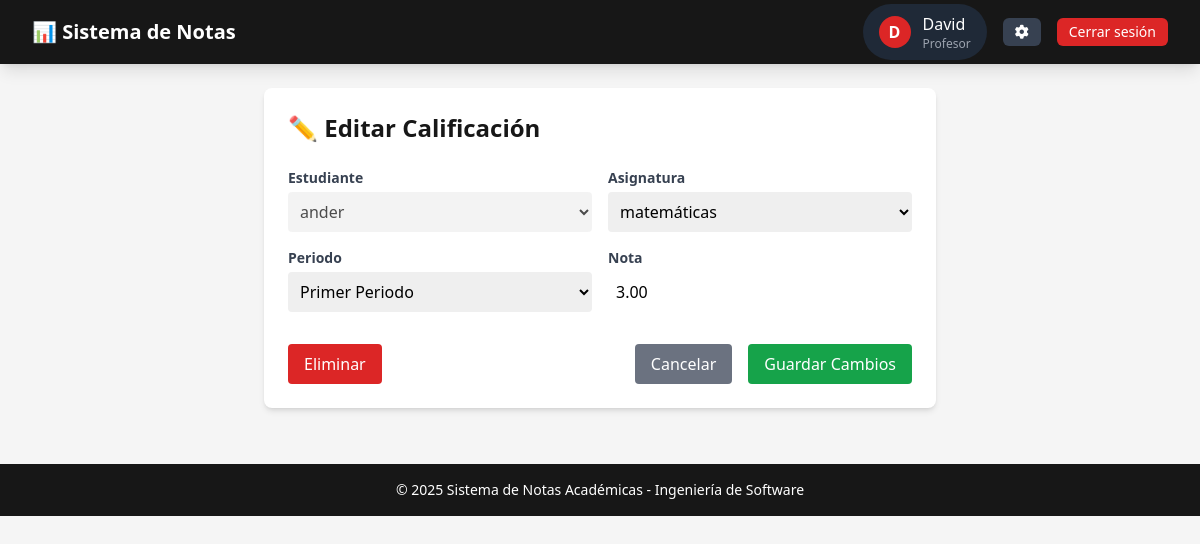
Screenshot of /academico/editar-calificacion/3/ (signed in) with the database file from the repository.
### academico/models.py (models this page shows, shortened)
class User(AbstractUser):
    ROLES = [('admin', 'Administrador'), ('profesor', 'Profesor'), ('estudiante', 'Estudiante')]
    username = models.CharField('Nombre de usuario', max_length=30, unique=True)
    rol = models.CharField('Rol', max_length=20, choices=ROLES, default='estudiante')
    pregunta_seguridad = models.CharField('Pregunta de recuperación', max_length=200, blank=True, null=True)
    respuesta_seguridad = models.CharField('Respuesta de recuperación', max_length=200, blank=True, null=True)
    primer_inicio_sesion = models.BooleanField(default=True)
    intentos_recuperacion = models.IntegerField(default=0)
    ultimo_intento = models.DateTimeField(null=True, blank=True)
    objects = CustomUserManager()
    USERNAME_FIELD = 'username'
    REQUIRED_FIELDS = ['rol']

class Calificacion(models.Model):
    class Meta:
        indexes = [
            models.Index(fields=['estudiante', 'asignatura']),
            models.Index(fields=['periodo']),
            models.Index(fields=['profesor'])
        ]
        ordering = ['-periodo__nombre', 'asignatura__nombre']
    estudiante = models.ForeignKey(Estudiante, on_delete=models.CASCADE)
    profesor = models.ForeignKey(Profesor, on_delete=models.CASCADE)
    asignatura = models.ForeignKey(Asignatura, on_delete=models.CASCADE)
    periodo = models.ForeignKey(Periodo, on_delete=models.CASCADE)
    tipo_evaluacion = models.CharField(max_length=50, default="Final")
    nombre = models.CharField(
        max_length=100,
        blank=False,  # Puedes cambiar a False si lo quieres requerido
        verbose_name="Nombre/Descripción",
        help_text="Nombre descriptivo de la calificación"
    )
    nota = models.DecimalField(max_digits=4, decimal_places=2)

### academico/views.py (the view)
# urls.py: path('editar-calificacion/<int:pk>/', views.editar_calificacion, name='editar_calificacion'),
@login_required
@user_passes_test(lambda u: u.rol == 'profesor', login_url='/login/')
def editar_calificacion(request, pk):
    calificacion = get_object_or_404(Calificacion, pk=pk)
    if request.method == 'POST':
        form = CalificacionForm(request.POST, instance=calificacion)
        if form.is_valid():
            calificacion_editada = form.save(commit=False)
            calificacion_editada.estudiante = calificacion.estudiante
            calificacion_editada.save()
            return redirect('lista_calificaciones')
    else:
        form = CalificacionForm(instance=calificacion)
    return render(request, 'academico/calificaciones/editar_calificacion.html', {'form': form, 'calificacion': calificacion})

### academico/forms.py (shortened to what this page needs)
class CalificacionForm(forms.ModelForm):
    class Meta:
        model = Calificacion
        fields = ['nombre', 'estudiante', 'asignatura', 'periodo', 'nota']  # Agregar 'nombre'
        widgets = {
            'nombre': forms.TextInput(attrs={
                'class': 'border-gray-300 rounded p-2 w-full',
                'placeholder': 'Ej: Examen parcial Unidad 2'
            }),
            'estudiante': forms.Select(attrs={
                'class': 'border-gray-300 rounded p-2 w-full'
            }),
            'asignatura': forms.Select(attrs={
                'class': 'border-gray-300 rounded p-2 w-full'
            }),
            'periodo': forms.Select(attrs={
                'class': 'border-gray-300 rounded p-2 w-full'
            }),
            'nota': forms.NumberInput(attrs={
                'class': 'border-gray-300 rounded p-2 w-full',
                'step': '0.1',
                'min': '0',
                'max': '5'
            }),
        }
    def __init__(self, *args, **kwargs):
        super().__init__(*args, **kwargs)
        if self.instance and self.instance.pk:
            self.fields['estudiante'].disabled = True

### academico/models.py (called while the page is built)
    def __str__(self):
        return self.user.get_full_name() or self.user.username

    def __str__(self):
        return self.nombre

    def __str__(self):
        return self.nombre

### templates/academico/calificaciones/editar_calificacion.html (shortened to what this page needs)
{% extends 'base/base_generic.html' %}
{% block content %}
<div class="bg-white p-6 rounded-lg shadow-md max-w-2xl mx-auto">
    <h2 class="text-2xl font-bold text-academic-secondary mb-6">✏️ Editar Calificación</h2>
    <form method="post" class="space-y-4">
        <div class="grid grid-cols-1 md:grid-cols-2 gap-4">
            <div>
                <label class="block mb-1 font-semibold text-sm text-gray-700">{{ form.estudiante.label }}</label>
                {{ form.estudiante }}
            </div>
            <div>
                <label class="block mb-1 font-semibold text-sm text-gray-700">{{ form.asignatura.label }}</label>
                {{ form.asignatura }}
            </div>
            <div>
                <label class="block mb-1 font-semibold text-sm text-gray-700">{{ form.periodo.label }}</label>
                {{ form.periodo }}
            </div>
            <div>
                <label class="block mb-1 font-semibold text-sm text-gray-700">{{ form.nota.label }}</label>
                {{ form.nota }}
            </div>
        </div>
        <div class="flex justify-between pt-4">
            <button type="button"
                    onclick="confirmarEliminacion()"
                    class="bg-red-600 text-white px-4 py-2 rounded hover:bg-red-700 transition">
                Eliminar
            </button>
            <div class="flex gap-4">
                <a href="{% url 'lista_calificaciones' %}"
                   class="bg-gray-500 text-white px-4 py-2 rounded hover:bg-gray-600 transition">
                    Cancelar
                </a>
                <button type="submit"
                        class="bg-green-600 text-white px-4 py-2 rounded hover:bg-green-700 transition">
                    Guardar Cambios
                </button>
            </div>
        </div>
    </form>
</div>
{% endblock %}

### templates/base/components/navbar.html (shortened to what this page needs)
<nav class="bg-academic-secondary shadow-lg">
    <div class="max-w-7xl mx-auto px-4 sm:px-6 lg:px-8">
        <div class="flex items-center justify-between h-16">
            <div class="flex items-center">
                <div class="flex-shrink-0">
                    <span class="text-white font-bold text-xl">📊 Sistema de Notas</span>
                </div>
            </div>
            <div class="flex items-center">
                {% if user.is_authenticated %}
                <div class="relative flex items-center space-x-4">
                    <div class="flex items-center space-x-3 bg-gray-800 rounded-full px-4 py-2">
                        <div class="w-8 h-8 rounded-full bg-academic-primary flex items-center justify-center text-white font-bold">
                            {{ user.username|make_list|first|upper }}
                        </div>
                        <div class="flex flex-col">
                            <span class="text-white font-medium">{{ user.username }}</span>
                            <span class="text-gray-400 text-xs">{{ user.get_rol_display }}</span>
                        </div>
                    </div>
                    <button id="configBtn" type="button" class="px-3 py-1 rounded-md text-sm font-medium text-white bg-gray-700 hover:bg-gray-600 transition duration-300 ease-in-out transform hover:scale-105">
                        <i class="fas fa-cog hover:animate-spin"></i>
                    </button>
                    <a href="{% url 'logout' %}" class="px-3 py-1 rounded-md text-sm font-medium text-white bg-academic-primary hover:bg-red-700 transition duration-300 ease-in-out transform hover:scale-105">
                        Cerrar sesión
                    </a>
                </div>
                {% endif %}
            </div>
        </div>
    </div>
</nav>

### rows the page displays
User: username|make_list "D", username "David", rol "Profesor"
Calificacion: estudiante "ander", asignatura "matemáticas", periodo "Primer Periodo", nota "3.00"
